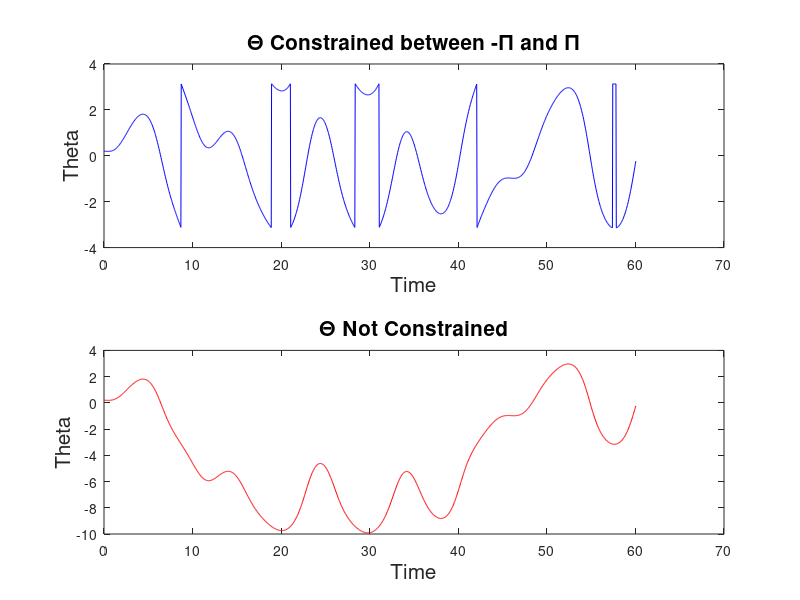

The MATLAB source for this figure:
# In this one Theta doesnt approximate sine theta and we have other factors 
# such as damping and driving force. 
clc;
clear;
format long e

w = [0];
theta = [0.2];
w2 = w;
theta2 = theta;
t = [0];
l = 9.8;
g = 9.8;
dt = 0.04;
F = 1.2;
Omega = 2/3;
q = 1/2;
# This only uses the Euler Cromer methods
# for refference reffer Giordano pg 48 and above.
hold on;
i = 1
while t(i)<=60
  #plot(theta(i), sin(theta(i)),'r.')
  w(i+1,:) = w(i,:)+(((-g/l).*sin(theta(i,:)) - q.*w(i) + F .* sin(Omega .* t(i))).*dt);
  theta(i+1,:) = theta(i,:) + (w(i+1,:).*dt);
  
  w2(i+1,:) = w2(i,:)+(((-g/l).*sin(theta2(i,:)) - q.*w2(i) + F .* sin(Omega .* t(i))).*dt);
  theta2(i+1,:) = theta2(i,:) + (w2(i+1,:).*dt)
  
  t(i+1,:) = t(i,:) + dt;
  while theta2(i,:) > pi
    theta2(i,:) -= 2*pi
  endwhile
  
  while theta2(i,:) < -pi
    theta2
    theta2(i,:) += 2*pi
  endwhile
  i += 1;
endwhile
#[theta(:,1)-theta2(:,1)]
#[w(:,1)-w2(:,1)]
#plot([-1,1],[-1,1],'b')

[theta2,(theta2<-pi)];
hold on;
subplot(2,1,1)
plot(t(:,1),theta2(:,1),'b')
title('\Theta Constrained between -\Pi and \Pi', "fontsize", 15)
xlabel('Time', "fontsize", 15)
ylabel('Theta', "fontsize", 15)

subplot(2,1,2)
plot(t(:,1),theta(:,1),'r')
title('\Theta Not Constrained', "fontsize", 15)
xlabel('Time', "fontsize", 15)
ylabel('Theta', "fontsize", 15)
